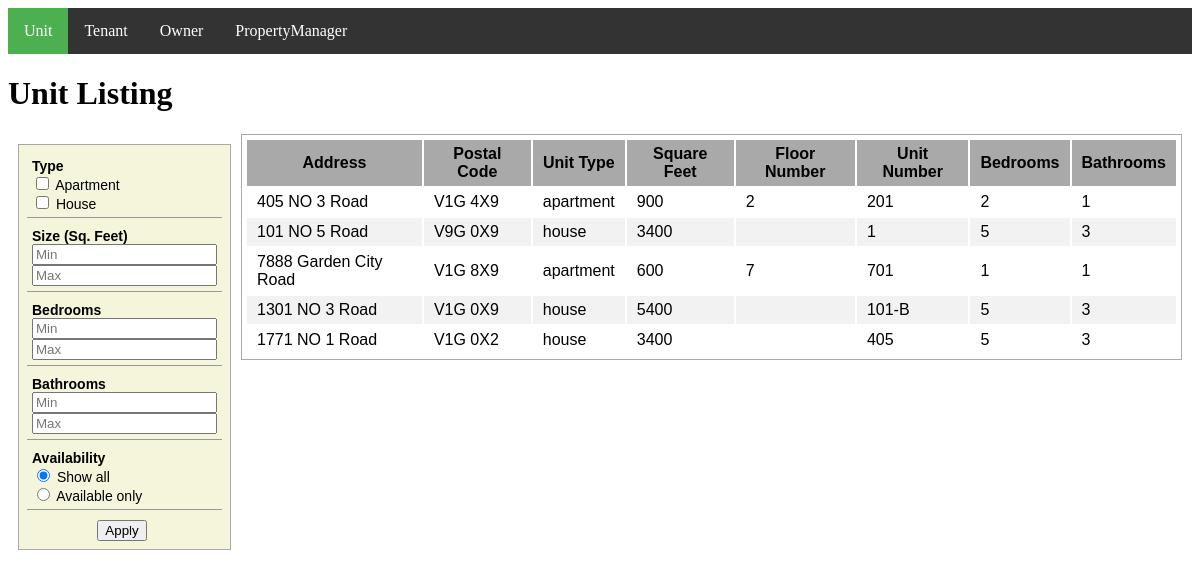
The app's page /Unit/index, older data.
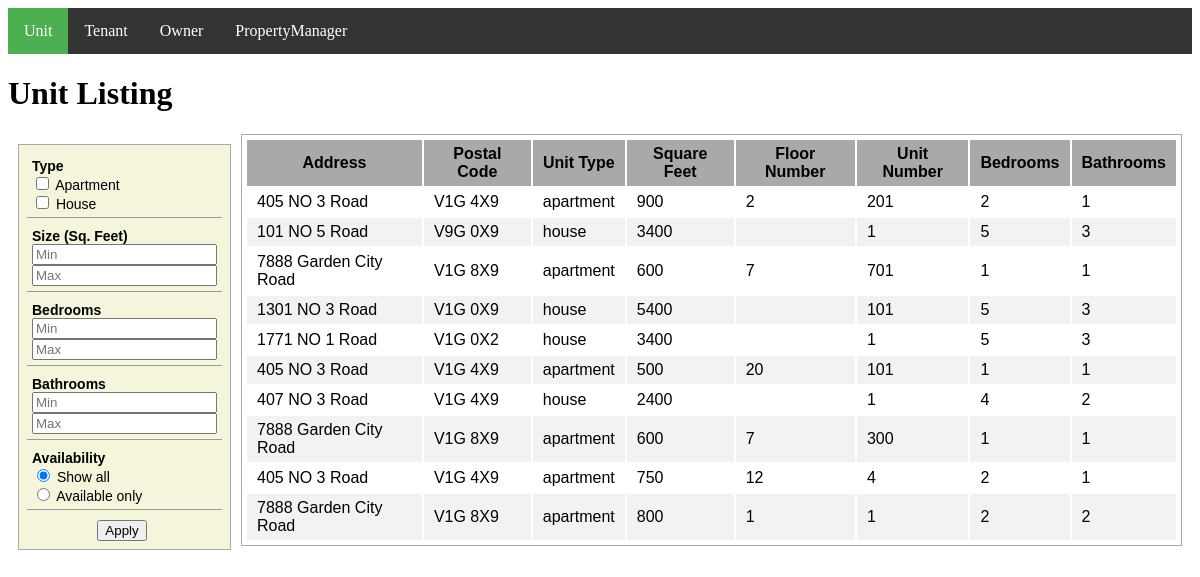
The same page, newer data.
### tables this page shows
CREATE TABLE Units
(   UnitID int,
    UnitNum Varchar(10),
    Bedrooms int,
    Bathrooms int,
    UnitSize int,
    UnitType Varchar(10) CHECK( UnitType IN ('house','apartment')),
    Backyard Varchar(1) CHECK( Backyard IN ('Y','N') ),
    FloorNum int,
    Gym Varchar(1) DEFAULT 'N',
    BuildingID int NOT NULL,
    OwnerID int NOT NULL,
    PRIMARY KEY (UnitID),
    FOREIGN KEY (BuildingID) REFERENCES BuildingAddresses(BuildingID),
    FOREIGN KEY (OwnerID) REFERENCES Owners(OwnerID) );

CREATE TABLE BuildingAddresses (
    BuildingID int,
    PostalCode Varchar(10) NOT NULL,
    StreetName Varchar(20) NOT NULL,
    Streetint Varchar(10) NOT NULL,
    PropertyManagerID int,
    PRIMARY KEY (BuildingID),
    FOREIGN KEY (PostalCode) REFERENCES PostalCodes(PostalCode),
    FOREIGN KEY (PropertyManagerID) REFERENCES PropertyManagers(PropertyManagerID) );

### app/Controller/Controller.php (called while the page is built, shortened)
<?php
class Controller
{
    public function view($view, $data = []) {
        require_once '../app/View/' . $view . '.php';
    }
}

### app/Controller/UnitController.php (called while the page is built, shortened)
<?php
class UnitController extends Controller
{
    protected $model;
    public function __construct() {
        $this->model = $this->model("Unit");
    }
    public function index() {
        $units = $this->model->getAllUnitsWithAddresses();
        $this->view('unit/index', [
           "units" => $units
        ]);
    }
}

### app/core/App.php (called while the page is built, shortened)
<?php
class App
{
    protected $method = "index";
    public function __construct()
    {
        $url = $this->parseUrl();
        if ($url && $url[0] && file_exists("../app/Controller/" . $url[0] . "Controller.php")) {
            unset($url[0]);
        }
        $this->controller = new $this->controller;
        if (isset($url[1])) {
            if (method_exists($this->controller, $url[1])) {
                $this->method = $url[1];
            }
        }
        $this->params = $url ? array_values($url) : [];
        call_user_func_array([$this->controller, $this->method], $this->params);
    }
    protected function parseUrl() {
        if (isset($_GET["url"])) {
            return $url = explode("/",
                filter_var(rtrim($_GET["url"], '/'), FILTER_SANITIZE_URL));
        }
    }
}

### public/index.php (called while the page is built, shortened)
<?php
$app = new App();

### app/Model/Unit.php (called while the page is built, shortened)
<?php
require_once 'Connection.php';
class Unit
{
    protected $connection;
    public function __construct() {
        $conn = new Connection();
        $this->connection = $conn->openConnection();
    }
    public function getAllUnitsWithAddresses() {
        $sql = "SELECT * FROM Units u, BuildingAddresses ba WHERE u.BuildingID = ba.BuildingID";
        $results = $this->connection->query($sql);
        return $results;
    }
}

### app/Model/Connection.php (called while the page is built, shortened)
<?php
class Connection
{
    function openConnection()
    {
        $dbhost = "localhost";
        $dbuser = "root";
        $dbpass = "root";
        $db = "pms";
        $conn = new mysqli($dbhost, $dbuser,
            $dbpass, $db) or die("Connect failed: %s\n" .
            $conn->error);
        return $conn;
    }
}

### app/View/unit/index.php (the view)
<html>
    <head>
        <link rel="stylesheet" type="text/css" href="/css/common.css" media="screen"/>
    </head>
    <body>
        <?php $activeTab = 0;
        include('../app/View/header.php');  ?>
        <h1>Unit Listing</h1>
        <form class="filter-table" action='/Unit/action' method="post">
            <div class="filter-option">
                <div class="filter-label">Type</div>
                <input type="checkbox" id="type-apt" name="type-apt" value="apartment"
                        <?php if(isset($_POST['type-apt'])) echo "checked='checked'"; ?> >
                <label for="type-apt">Apartment</label> <br>
                <input type="checkbox" id="type-house" name="type-house" value="house"
                        <?php if(isset($_POST['type-house'])) echo "checked='checked'"; ?> >
                <label for="type-house">House</label>
            </div>
            <div class="filter-option">
                <div class="filter-label">Size (Sq. Feet)</div>
                <input type="number" id="size-min" name="size[]" placeholder="Min" size=5
                    value="<?php echo isset($_POST['size']) ? $_POST['size'][0] : ''; ?>"> <br>
                <input type="number" id="size-max" name="size[]" placeholder="Max" size=5
                    value="<?php echo isset($_POST['size']) ? $_POST['size'][1] : ''; ?>">
            </div>
            <div class="filter-option">
                <div class="filter-label">Bedrooms</div>
                <input type="number" id="bed-min" name="bed[]" placeholder="Min" size=5
                value="<?php echo isset($_POST['bed']) ? $_POST['bed'][0] : ''; ?>"> <br>
                <input type="number" id="bed-max" name="bed[]" placeholder="Max" size=5
                value="<?php echo isset($_POST['bed']) ? $_POST['bed'][1] : ''; ?>">
            </div>
            <div class="filter-option">
                <div class="filter-label">Bathrooms</div>
                <input type="number" id="bath-min" name="bath[]" placeholder="Min" size=5
                value="<?php echo isset($_POST['bath']) ? $_POST['bath'][0] : ''; ?>"> <br>
                <input type="number" id="bath-max" name="bath[]" placeholder="Max" size=5
                value="<?php echo isset($_POST['bath']) ? $_POST['bath'][1] : ''; ?>">
            </div>
            <div class="filter-option">
                <div class="filter-label">Availability</div>
                <input type="radio" id="all" name="availability" value="all"
                <?php if(!isset($_POST['availability']) || $_POST['availability'] == 'all') {
                    echo "checked='checked'";
                }?> >
                <label for="all">Show all</label><br>
                <input type="radio" id="avail" name="availability" value="avail"
                <?php if(isset($_POST['availability']) && $_POST['availability'] == 'avail') {
                    echo "checked='checked'";
                }?>>
                <label for="avail">Available only</label><br>
            </div>
            <div class="button-wrapper">
                <input type="submit" value="Apply">
            </div>
        </form>
        <table class="units-table">
            <thead>
                <tr>
                    <th>Address</th>
                    <th>Postal Code</th>
                    <th>Unit Type</th>
                    <th>Square Feet</th>
                    <th>Floor Number</th>
                    <th>Unit Number</th>
                    <th>Bedrooms</th>
                    <th>Bathrooms</th>
                </tr>
            </thead>
            <tbody>
            <?php
            foreach ($data["units"] as $key => $unit):?>
                <tr>
                    <td><?= $unit["Streetint"] ?> <?= $unit["StreetName"] ?></td>
                    <td><?= $unit["PostalCode"] ?></td>
                    <td><?= $unit["UnitType"] ?></td>
                    <td><?= $unit["UnitSize"] ?></td>
                    <td><?= $unit["FloorNum"] ?></td>
                    <td><?= $unit["UnitNum"] ?></td>
                    <td><?= $unit["Bedrooms"] ?></td>
                    <td><?= $unit["Bathrooms"] ?></td>
                </tr>
            <?php endforeach;?>
            </tbody>
        </table>
    </body>
</html>

### app/View/header.php
<header>
    <ul class="horizontal">
        <?php $options = [
            ["/Unit/index", "Unit"],
            ["/Tenant/index", "Tenant"],
            ["/Owner/index", "Owner"],
            ["/ViewingAppointment/index", "PropertyManager"],
        ];
        foreach ($options as $index => $option): ?>
            <li>
                <a class="<?php if (isset($activeTab) && $index == $activeTab) echo "active"?>"
                   href="<?php echo $option[0]?>"><?php echo $option[1]?>
                </a>
            </li>
        <?php endforeach; ?>
    </ul>
</header>

### public/css/common.css (style rules this page uses)
ul.horizontal { list-style-type: none; margin: 0; padding: 0; overflow: hidden; background-color: #333; }
ul.horizontal li a.active { background-color: #4CAF50; }
ul.horizontal li a { display: inline-block; color: white; text-align: center; padding: 14px 16px; text-decoration: none; }
ul.horizontal li { float: left; }
.filter-table { background-color: beige; font-family: Arial, Helvetica, sans-serif; font-size: 14; float: left; border: 1px solid darkgray; margin: 10px; padding: 3px; }
.filter-option { margin: 5px; padding: 5px; border-bottom: 1px solid #999; }
.filter-label { font-weight: bold; }
.button-wrapper { margin: 10px 10px 5px 5px; display: flex; align-items: center; justify-content: center; }
.units-table { font-family: Arial, Helvetica, sans-serif; font-size: 16; border: 1px solid darkgray; margin: 10px; padding: 3px; }
.units-table thead { background-color: darkgray; }
.units-table tr:nth-child(even) { background-color: #f2f2f2; }
.units-table th, td { padding: 5px 10px; }

Row changes from the older to the newer data that the page shows:
changed units (number 4 of 10 on the later page): UnitNum "101-B" → "101"
changed units "NO 1 Road": UnitNum "405" → "1"
added units: BuildingID.Streetint "405", BuildingID.StreetName "NO 3 Road", BuildingID.PostalCode "V1G 4X9", UnitType "apartment", UnitSize "500", FloorNum "20", UnitNum "101", Bedrooms "1", Bathrooms "1"
added units: BuildingID.Streetint "407", BuildingID.StreetName "NO 3 Road", BuildingID.PostalCode "V1G 4X9", UnitType "house", UnitSize "2400", UnitNum "1", Bedrooms "4", Bathrooms "2"
added units: BuildingID.Streetint "7888", BuildingID.StreetName "Garden City Road", BuildingID.PostalCode "V1G 8X9", UnitType "apartment", UnitSize "600", FloorNum "7", UnitNum "300", Bedrooms "1", Bathrooms "1"
added units: BuildingID.Streetint "405", BuildingID.StreetName "NO 3 Road", BuildingID.PostalCode "V1G 4X9", UnitType "apartment", UnitSize "750", FloorNum "12", UnitNum "4", Bedrooms "2", Bathrooms "1"
added units: BuildingID.Streetint "7888", BuildingID.StreetName "Garden City Road", BuildingID.PostalCode "V1G 8X9", UnitType "apartment", UnitSize "800", FloorNum "1", UnitNum "1", Bedrooms "2", Bathrooms "2"
